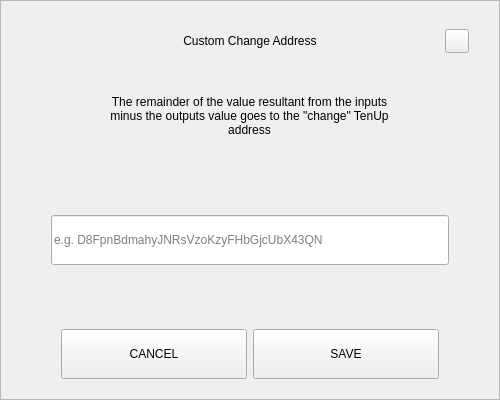
<?xml version="1.0" encoding="UTF-8"?>
<ui version="4.0">
 <class>SendChangeAddressDialog</class>
 <widget class="QDialog" name="SendChangeAddressDialog">
  <property name="geometry">
   <rect>
    <x>0</x>
    <y>0</y>
    <width>500</width>
    <height>400</height>
   </rect>
  </property>
  <property name="windowTitle">
   <string>Dialog</string>
  </property>
  <layout class="QVBoxLayout" name="verticalLayout">
   <property name="spacing">
    <number>0</number>
   </property>
   <property name="leftMargin">
    <number>0</number>
   </property>
   <property name="topMargin">
    <number>0</number>
   </property>
   <property name="rightMargin">
    <number>0</number>
   </property>
   <property name="bottomMargin">
    <number>0</number>
   </property>
   <item>
    <widget class="QFrame" name="frame">
     <property name="styleSheet">
      <string notr="true"/>
     </property>
     <property name="frameShape">
      <enum>QFrame::StyledPanel</enum>
     </property>
     <property name="frameShadow">
      <enum>QFrame::Raised</enum>
     </property>
     <layout class="QVBoxLayout" name="verticalLayout_2" stretch="0,0,0,0,0,0,0">
      <property name="spacing">
       <number>0</number>
      </property>
      <property name="leftMargin">
       <number>30</number>
      </property>
      <property name="topMargin">
       <number>20</number>
      </property>
      <property name="rightMargin">
       <number>30</number>
      </property>
      <property name="bottomMargin">
       <number>20</number>
      </property>
      <item>
       <layout class="QHBoxLayout" name="horizontalLayout_3">
        <property name="spacing">
         <number>0</number>
        </property>
        <item>
         <spacer name="horizontalSpacer_2">
          <property name="orientation">
           <enum>Qt::Horizontal</enum>
          </property>
          <property name="sizeHint" stdset="0">
           <size>
            <width>40</width>
            <height>20</height>
           </size>
          </property>
         </spacer>
        </item>
        <item>
         <widget class="QLabel" name="labelTitle">
          <property name="minimumSize">
           <size>
            <width>0</width>
            <height>40</height>
           </size>
          </property>
          <property name="maximumSize">
           <size>
            <width>16777215</width>
            <height>40</height>
           </size>
          </property>
          <property name="styleSheet">
           <string notr="true">padding-left:24px;</string>
          </property>
          <property name="text">
           <string>Custom Change Address</string>
          </property>
          <property name="alignment">
           <set>Qt::AlignCenter</set>
          </property>
          <property name="margin">
           <number>7</number>
          </property>
         </widget>
        </item>
        <item>
         <spacer name="horizontalSpacer">
          <property name="orientation">
           <enum>Qt::Horizontal</enum>
          </property>
          <property name="sizeHint" stdset="0">
           <size>
            <width>40</width>
            <height>20</height>
           </size>
          </property>
         </spacer>
        </item>
        <item>
         <widget class="QPushButton" name="btnEsc">
          <property name="minimumSize">
           <size>
            <width>24</width>
            <height>24</height>
           </size>
          </property>
          <property name="maximumSize">
           <size>
            <width>24</width>
            <height>24</height>
           </size>
          </property>
          <property name="focusPolicy">
           <enum>Qt::NoFocus</enum>
          </property>
          <property name="text">
           <string/>
          </property>
         </widget>
        </item>
       </layout>
      </item>
      <item>
       <spacer name="verticalSpacer_2">
        <property name="orientation">
         <enum>Qt::Vertical</enum>
        </property>
        <property name="sizeType">
         <enum>QSizePolicy::Fixed</enum>
        </property>
        <property name="sizeHint" stdset="0">
         <size>
          <width>20</width>
          <height>20</height>
         </size>
        </property>
       </spacer>
      </item>
      <item alignment="Qt::AlignHCenter">
       <widget class="QLabel" name="labelMessage">
        <property name="minimumSize">
         <size>
          <width>0</width>
          <height>70</height>
         </size>
        </property>
        <property name="text">
         <string>The remainder of the value resultant from the inputs minus the outputs value goes to the &quot;change&quot; TenUp address</string>
        </property>
        <property name="alignment">
         <set>Qt::AlignCenter</set>
        </property>
        <property name="wordWrap">
         <bool>true</bool>
        </property>
       </widget>
      </item>
      <item>
       <spacer name="verticalSpacer_3">
        <property name="orientation">
         <enum>Qt::Vertical</enum>
        </property>
        <property name="sizeHint" stdset="0">
         <size>
          <width>20</width>
          <height>40</height>
         </size>
        </property>
       </spacer>
      </item>
      <item>
       <layout class="QHBoxLayout" name="horizontalLayout_2">
        <property name="spacing">
         <number>0</number>
        </property>
        <property name="leftMargin">
         <number>20</number>
        </property>
        <property name="rightMargin">
         <number>20</number>
        </property>
        <item>
         <widget class="QLineEdit" name="lineEditAddress">
          <property name="minimumSize">
           <size>
            <width>0</width>
            <height>50</height>
           </size>
          </property>
          <property name="placeholderText">
           <string notr="true">e.g. D8FpnBdmahyJNRsVzoKzyFHbGjcUbX43QN</string>
          </property>
         </widget>
        </item>
       </layout>
      </item>
      <item>
       <spacer name="verticalSpacer">
        <property name="orientation">
         <enum>Qt::Vertical</enum>
        </property>
        <property name="sizeHint" stdset="0">
         <size>
          <width>20</width>
          <height>40</height>
         </size>
        </property>
       </spacer>
      </item>
      <item>
       <layout class="QHBoxLayout" name="horizontalLayout" stretch="2,2">
        <property name="spacing">
         <number>6</number>
        </property>
        <property name="leftMargin">
         <number>30</number>
        </property>
        <property name="rightMargin">
         <number>30</number>
        </property>
        <item>
         <widget class="QPushButton" name="btnCancel">
          <property name="minimumSize">
           <size>
            <width>180</width>
            <height>50</height>
           </size>
          </property>
          <property name="focusPolicy">
           <enum>Qt::NoFocus</enum>
          </property>
          <property name="text">
           <string>CANCEL</string>
          </property>
         </widget>
        </item>
        <item>
         <widget class="QPushButton" name="btnSave">
          <property name="minimumSize">
           <size>
            <width>180</width>
            <height>50</height>
           </size>
          </property>
          <property name="focusPolicy">
           <enum>Qt::NoFocus</enum>
          </property>
          <property name="text">
           <string>SAVE</string>
          </property>
         </widget>
        </item>
       </layout>
      </item>
     </layout>
    </widget>
   </item>
  </layout>
 </widget>
 <resources/>
 <connections/>
</ui>
